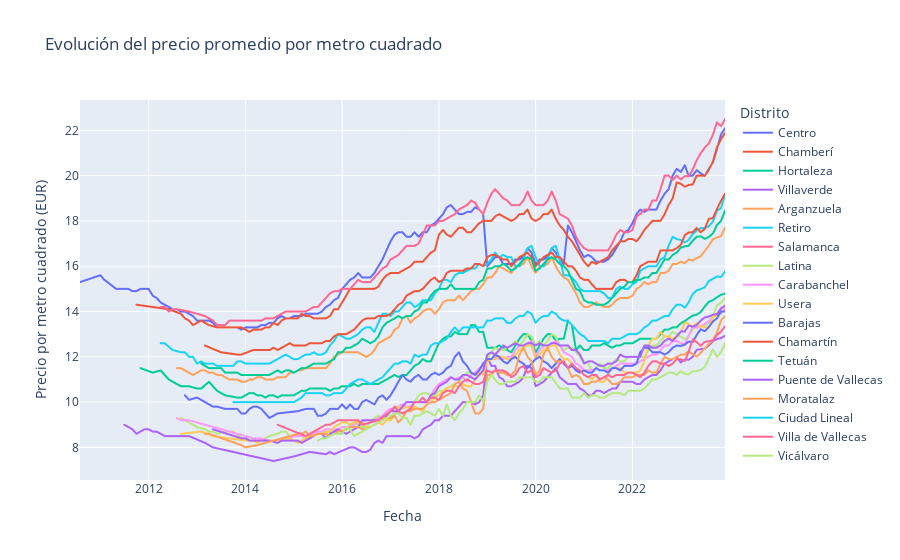

The code cell stored with this chart in its notebook:
### Code cell
# 2. Evolución del precio promedio por metro cuadrado a lo largo del tiempo por barrios 
fig2 = px.line(
    data,
    x="date",
    y="m2_price",
    color="neighbourhood_group",
    title="Evolución del precio promedio por metro cuadrado",
    labels={"date": "Fecha", "m2_price": "Precio por metro cuadrado (EUR)", "neighbourhood_group": "Distrito"},
)
fig2.show()
